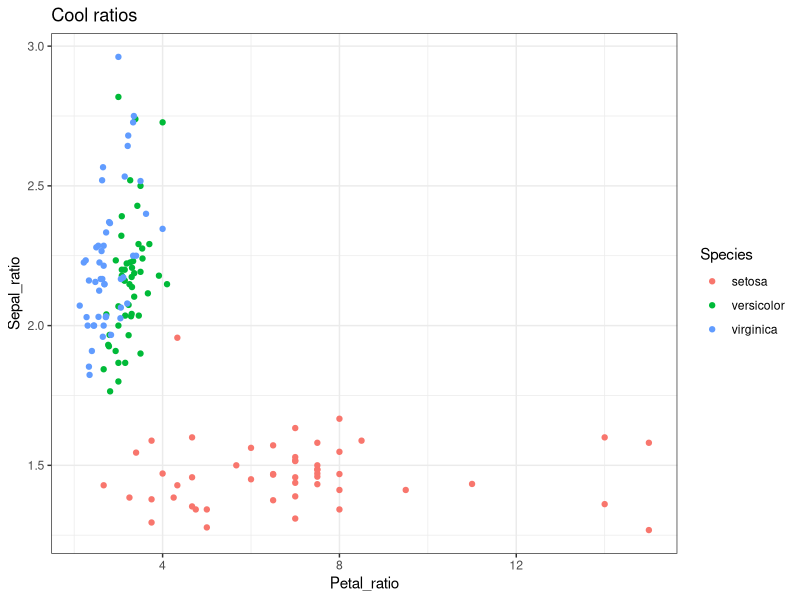

Write the R code that produced this figure.
# Test file
### A demo for pull requests

library(tidyverse)

data <- iris %>%
  mutate(Petal_ratio = Petal.Length/Petal.Width,
         Sepal_ratio = Sepal.Length/Sepal.Width)

ggplot(data) +
  geom_point(aes(Petal_ratio, Sepal_ratio, color = Species)) +
  labs(title = "Cool ratios") +
  theme_bw()
